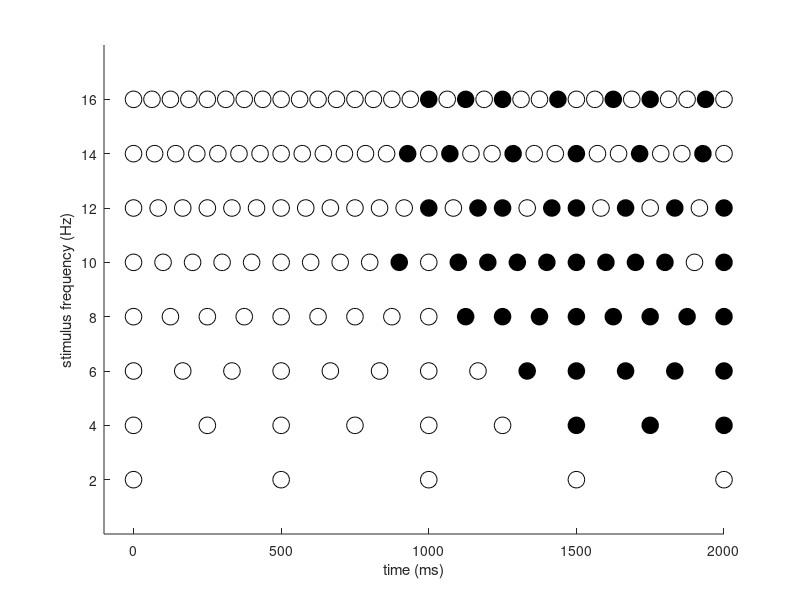

Write MATLAB code to recreate this figure.
% incidence of trisynapic response to EC stim as a function of stim
% frequency in Fidel
i2 = [0 0 0 0 0];
t2 = 0:1000/2:1000/2*(length(i2)-1);
i4 = [0 0 0 0 0 0 1 1 1 1 1 1 1 1 1 1];
t4 = 0:1000/4:1000/4*(length(i4)-1);
i6 = [0 0 0 0 0 0 0 0 1 1 1 1 1 1 1 1];
t6 = 0:1000/6:1000/6*(length(i6)-1);
i8 = [0 0 0 0 0 0 0 0 0 1 1 1 1 1 1 1 1];
t8 = 0:1000/8:1000/8*(length(i8)-1);
i10 = [0 0 0 0 0 0 0 0 0 1 0 1 1 1 1 1 1 1 1 0 1];
t10 = 0:1000/10:1000/10*(length(i10)-1);
i12 = [0 0 0 0 0 0 0 0 0 0 0 0 1 0 1 1 0 1 1 0 1 0 1 0 1 0 0 1 0 1];
t12 = 0:1000/12:1000/12*(length(i12)-1);
i14 = [0 0 0 0 0 0 0 0 0 0 0 0 0 1 0 1 0 0 1 0 0 1 0 0 1 0 0 1 0 1];
t14 = 0:1000/14:1000/14*(length(i14)-1);
i16 = [0 0 0 0 0 0 0 0 0 0 0 0 0 0 0 0 1 0 1 0 1 0 0 1 0 0 1 0 1 0 0 1 0];
t16 = 0:1000/16:1000/16*(length(i16)-1);

figure('Name','trisynaptic','NumberTitle','off','Units','normalized','Position',[1/4 1/4 1/2 1/2],'Color','w');
ind = find(i2); plot(t2(ind),ones(1,length(ind)),'ko','MarkerSize',12,'MarkerFaceColor','k'); hold on;
ind = find(~i2); plot(t2(ind),ones(1,length(ind)),'ko','MarkerSize',12);
ind = find(i4); plot(t4(ind),2*ones(1,length(ind)),'ko','MarkerSize',12,'MarkerFaceColor','k'); hold on;
ind = find(~i4); plot(t4(ind),2*ones(1,length(ind)),'ko','MarkerSize',12);
ind = find(i6); plot(t6(ind),3*ones(1,length(ind)),'ko','MarkerSize',12,'MarkerFaceColor','k'); hold on;
ind = find(~i6); plot(t6(ind),3*ones(1,length(ind)),'ko','MarkerSize',12);
ind = find(i8); plot(t8(ind),4*ones(1,length(ind)),'ko','MarkerSize',12,'MarkerFaceColor','k'); hold on;
ind = find(~i8); plot(t8(ind),4*ones(1,length(ind)),'ko','MarkerSize',12);
ind = find(i10); plot(t10(ind),5*ones(1,length(ind)),'ko','MarkerSize',12,'MarkerFaceColor','k'); hold on;
ind = find(~i10); plot(t10(ind),5*ones(1,length(ind)),'ko','MarkerSize',12);
ind = find(i12); plot(t12(ind),6*ones(1,length(ind)),'ko','MarkerSize',12,'MarkerFaceColor','k'); hold on;
ind = find(~i12); plot(t12(ind),6*ones(1,length(ind)),'ko','MarkerSize',12);
ind = find(i14); plot(t14(ind),7*ones(1,length(ind)),'ko','MarkerSize',12,'MarkerFaceColor','k'); hold on;
ind = find(~i14); plot(t14(ind),7*ones(1,length(ind)),'ko','MarkerSize',12);
ind = find(i16); plot(t16(ind),8*ones(1,length(ind)),'ko','MarkerSize',12,'MarkerFaceColor','k'); hold on;
ind = find(~i16); plot(t16(ind),8*ones(1,length(ind)),'ko','MarkerSize',12);
set(gca,'Box','off','XLim',[-100 2000],'YLim',[0 9],'YTick',1:8,'YTickLabel','2|4|6|8|10|12|14|16');
xlabel('time (ms)'); ylabel('stimulus frequency (Hz)');